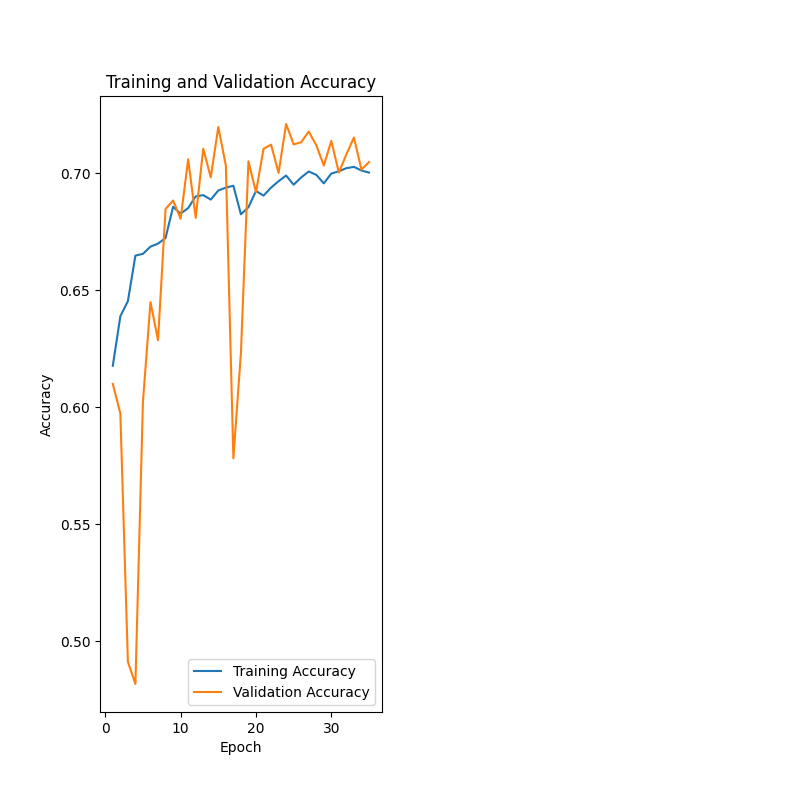

Write Python code to recreate this figure.
import matplotlib.pyplot as plt

def plot(model_history, epochs):
    epochs_range = range(1, epochs+1)
    train_acc = model_history.history['accuracy']
    val_acc = model_history.history['val_accuracy']

    # Plotting the accuracy
    plt.figure(figsize=(8, 8))
    plt.subplot(1, 2, 1)
    plt.plot(epochs_range, train_acc, label='Training Accuracy')
    plt.plot(epochs_range, val_acc, label='Validation Accuracy')
    plt.legend(loc='lower right')
    plt.title('Training and Validation Accuracy')
    plt.xlabel('Epoch')
    plt.ylabel('Accuracy')
    plt.savefig("training_plot")
    # plt.show()